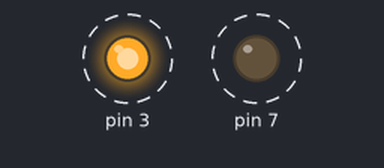
Bench run of a sketch on a simulated Arduino Uno, built with avr-gcc and run on an emulated ATmega328P. Parts: output pins drawn as LEDs (lit = HIGH). Dashed ring = blinking.

Above: at 0.05 s.
Timing chart, 0 to 3.0 s (numbered marks = the images above):
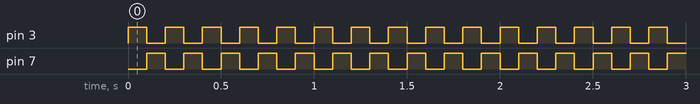

Measured:
- by itself, pin 3, pin 7: alternates HIGH for 0.10 s and LOW for 0.10 s

The sketch:

luce_de_ambulancia.ino
```cpp
void setup(){
  pinMode(3,OUTPUT);
  pinMode(7,OUTPUT);}
void loop(){
  digitalWrite(3,HIGH);
  digitalWrite(7,LOW);
  delay(100);
  digitalWrite(3,LOW);
  digitalWrite(7,HIGH);
  delay(100);  }
```
